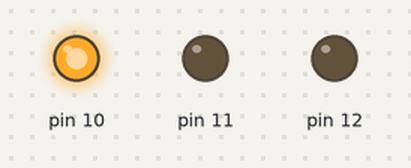
Bench run of a sketch on a simulated Arduino Uno, built with avr-gcc and run on an emulated ATmega328P. Parts: output pins drawn as LEDs (lit = HIGH).

Above: at 0.1 s.
At 0.9 s:
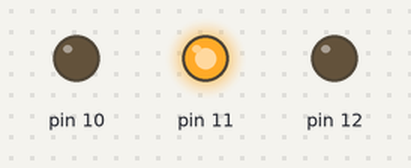
At 2.34 s:
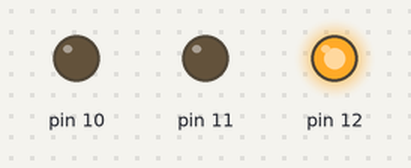
Timing chart, 0 to 3.0 s (numbered marks = the images above):
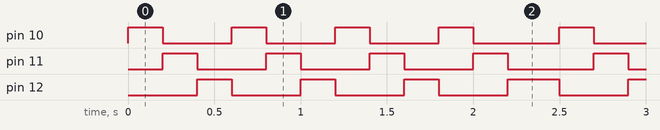

The sketch:

dontRunAway.ino
```cpp
int count = 0;

void setup()
{
	pinMode( 10 , OUTPUT);
	pinMode( 11 , OUTPUT);
	pinMode( 12 , OUTPUT);
}

void loop()
{
  count = count + 1;        //can also be written as count++
  if (count < 5)
  {
	digitalWrite( 10 , HIGH );
	digitalWrite( 12 , LOW );
	delay( 200 );
	digitalWrite( 10 , LOW );
	digitalWrite( 11 , HIGH );
	delay( 200 );
	digitalWrite( 11 , LOW );
	digitalWrite( 12 , HIGH );
	delay( 200 );
  }
}
```

Measured:
- by itself, pin 10, pin 11: alternates HIGH for 0.20 s and LOW for 0.40 s
- by itself, pin 12: goes 3 × (HIGH 0.20 s, LOW 0.40 s), HIGH 0.30 s, 212 × (LOW 0.40 s, HIGH 0.20 s), then LOW
- by itself, everything shown: repeats every 1.8 s, in 9 steps
